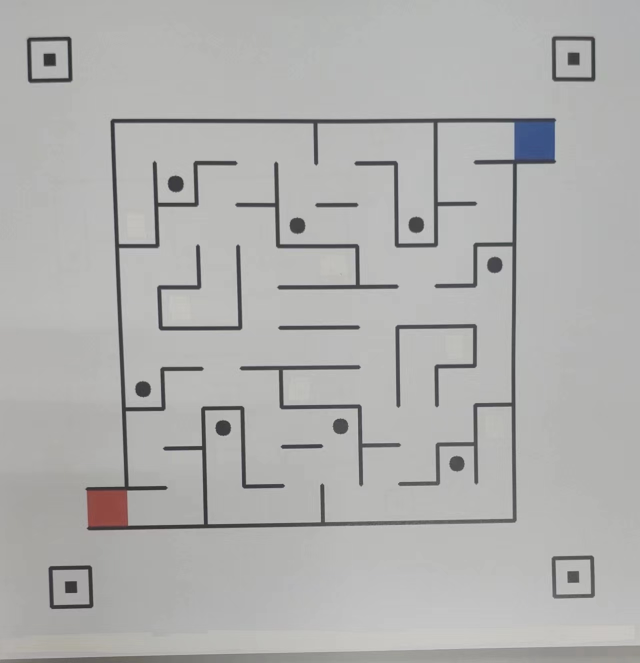
#> input picture maze_photo.jpg, 1280 x 1326 px (shown at 1/2 size)
$ python -i maze.py   (imports and definitions only)
#> lines starting #> are read from the running program, lines starting #| are printed output that depends on the picture; after the words box and inside, x2 and y2 are one past the last pixel; in counts of white or black regions, pixels touching at a corner belong together
#> further down, picture is the input picture: shape (1326, 1280, 3); mean B, G, R 174, 175.2, 175.3
import math
import cv2
import numpy as np


treasure = []
cap_size = 10
maze_size = 19
photo_number = 3
lower_green = np.array([45, 50, 50])
upper_green = np.array([75, 255, 255])
lower_yellow = np.array([13, 100, 100])
upper_yellow = np.array([30, 255, 255])
lower_blue = np.array([90, 50, 50])
upper_blue = np.array([125, 255, 255])
lower_red1 = np.array([0, 100, 100])  # red 1
upper_red1 = np.array([8, 255, 255])
lower_red2 = np.array([170, 100, 100])  # red 2
upper_red2 = np.array([180, 255, 255])


# [205 lines left out: functions turn_90, detect_circle, color_find_red, color_find_red_1, color_find_blue, not called in this run]


def color_find_blue_1(img):
    # 将图像转换为HSV颜色空间
    hsv_img = cv2.cvtColor(img, cv2.COLOR_BGR2HSV)
#> hsv_img: shape (1326, 1280, 3); mean H, S, V 29.4, 3.9, 175.9
    # 定义要提取的颜色范围
    lower_blue = np.array([100, 43, 46])
    upper_blue = np.array([124, 255, 255])
    # 提取蓝色区域的掩膜
    mask = cv2.inRange(hsv_img, lower_blue, upper_blue)
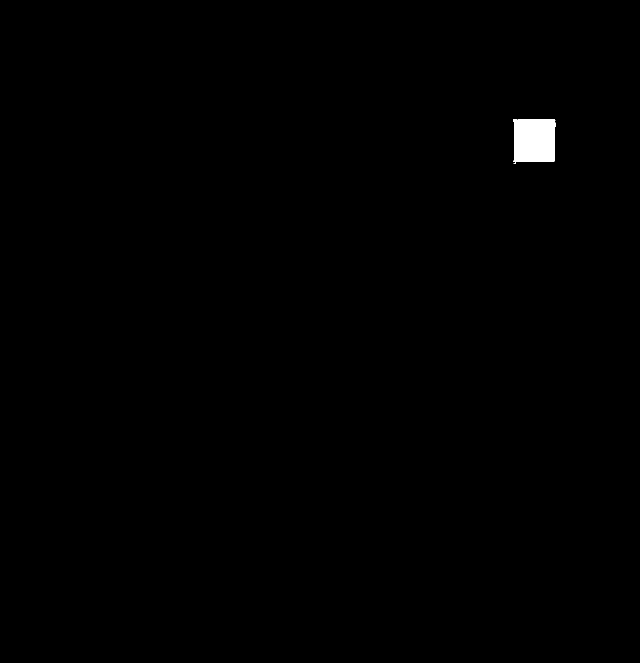
#> mask: shape (1326, 1280) (shown at 1/2 size); 0.42% white; 1 white region, box (x1, y1, x2, y2) and area: (1026, 238, 1111, 328) 7052
    # 对掩膜进行形态学处理，去除噪声
    kernel = np.ones((5, 5), np.uint8)
    mask = cv2.erode(mask, kernel)
#> mask: shape (1326, 1280); 0.37% white; 1 white region, box (x1, y1, x2, y2) and area: (1028, 240, 1109, 322) 6352
    mask = cv2.dilate(mask, kernel)
#> mask: shape (1326, 1280); 0.41% white; 1 white region
    # 使用 findContours 函数查找红色矩形的轮廓
    contours, hierarchy = cv2.findContours(
        mask, cv2.RETR_EXTERNAL, cv2.CHAIN_APPROX_SIMPLE
    )
#> contours = 1 contour; box (x1, y1, x2, y2) and area: (1026, 238, 1111, 324) 6858
    # 遍历红色矩形的轮廓，获取其坐标信息
    coordinates_blue = []
    for contour in contours:
        x, y, w, h = cv2.boundingRect(contour)
        if w > 1 and h > 1:  # 过滤掉面积太小的轮廓
            cv2.rectangle(img, (x, y), (x + w, y + h), (0, 0, 255), 2)
            coordinates_blue.append([x, y, w, h])  # 获取的是矩形左上角坐标已经长和宽
            coordinates_blue = np.array(coordinates_blue)
#> this loop made 1 pass
#> (x, y, w, h) on pass 1: (1026, 238, 85, 86)
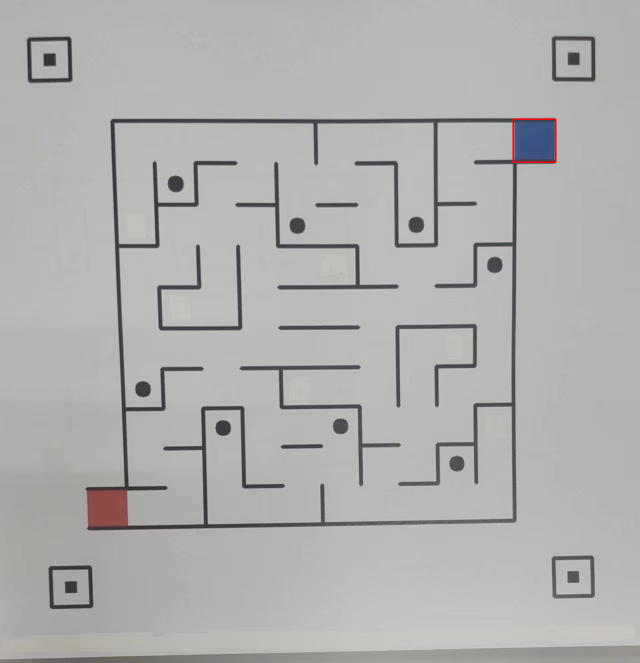
#> img: shape (1326, 1280, 3) (shown at 1/2 size); 0.06% of pixels changed, all inside (x1, y1, x2, y2) = (1025, 237, 1113, 326)
    # [6 lines of commented-out code are left out]
    return coordinates_blue

    mask = cv2.inRange(hsv, lower_green, upper_green)
    kernel = cv2.getStructuringElement(cv2.MORPH_ELLIPSE, (3, 3))
    mask = cv2.morphologyEx(mask, cv2.MORPH_OPEN, kernel)
    mask = cv2.morphologyEx(mask, cv2.MORPH_CLOSE, kernel)
    contours, hierarchy = cv2.findContours(
        mask, cv2.RETR_EXTERNAL, cv2.CHAIN_APPROX_SIMPLE
    )
    approx_triangles = []
    for contour in contours:
        approx = cv2.approxPolyDP(contour, 0.02 * cv2.arcLength(contour, True), True)
        if len(approx) == 3:
            approx_triangles.append(approx)
            x, y, w, h = cv2.boundingRect(contour)
            cv2.drawContours(img, [contour], 0, (0, 255, 0), 2)
            cv2.putText(
                img,
                "Green triangle",
                (x, y - 10),
                cv2.FONT_HERSHEY_SIMPLEX,
                0.5,
                (0, 255, 0),
                2,
            )
            print("There have Green trianle")
            return 1, approx_triangles
    return 2, approx_triangles


# [400 lines left out: functions cap_maze, maze_loader, not called in this run]

    # print("转换完成，结果已保存到maze.txt")


# [2 lines not run here, left out]

>>> import cv2
>>> picture = cv2.imread('maze_photo.jpg')
>>> result = color_find_blue_1(picture)
#> result = [[1026, 238, 85, 86]]
